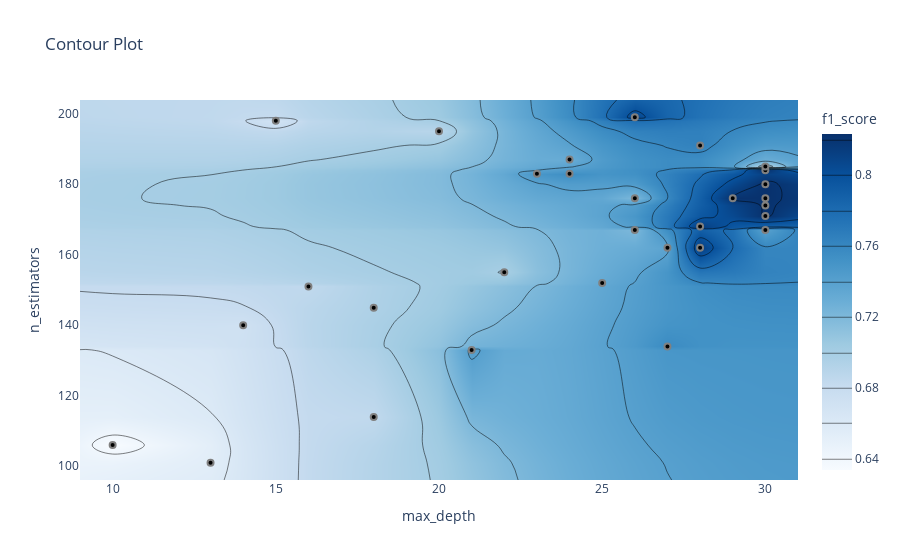

The cell this chart's notebook holds for it:
### Code cell
#строим график контура отношений гиперпараметров
optuna.visualization.plot_contour(study, params=["max_depth", "n_estimators"],
                                  target_name="f1_score")

### Figure 1 — Plotly figure (JSON) as saved in the notebook; plotly's stock layout.template omitted (floating-point values rounded to 4 significant figures; data arrays with more than 128 entries replaced by an {"elided": "..."} marker saying what was removed)
{"data": [{"colorbar": {"title": {"text": "f1_score"}}, "colorscale": [[0, "rgb(247,251,255)"], [0.125, "rgb(222,235,247)"], [0.25, "rgb(198,219,239)"], [0.375, "rgb(158,202,225)"], [0.5, "rgb(107,174,214)"], [0.625, "rgb(66,146,198)"], [0.75, "rgb(33,113,181)"], [0.875, "rgb(8,81,156)"], [1, "rgb(8,48,107)"]], "connectgaps": true, "contours": {"coloring": "heatmap"}, "hoverinfo": "none", "line": {"smoothing": 1.3}, "reversescale": false, "type": "contour", "x": [9, 10, 13, 14, 15, 16, 18, 20, 21, 22, 23, 24, 25, 26, 27, 28, 29, 30, 31], "y": [96.1, 101, 106, 114, 133, 134, 140, 145, 151, 152, 155, 162, 167, 168, 171, 174, 176, 180, 183, 184, 185, 187, 191, 195, 198, 199, 203.9], "z": {"elided": "27x19 float values"}}, {"marker": {"color": "black", "line": {"color": "Grey", "width": 2}}, "mode": "markers", "showlegend": false, "type": "scatter", "x": [16, 14, 24, 22, 10, 13, 15, 18, 25, 20, 30, 30, 30, 30, 27, 27, 28, 24, 30, 21, 26, 29, 30, 28, 28, 23, 26, 30, 26, 18], "y": [151, 140, 183, 155, 106, 101, 198, 114, 152, 195, 184, 176, 174, 171, 162, 134, 168, 187, 185, 133, 167, 176, 180, 191, 162, 183, 176, 167, 199, 145]}], "layout": {"title": {"text": "Contour Plot"}, "xaxis": {"range": [9, 31], "title": {"text": "max_depth"}}, "yaxis": {"range": [96.1, 203.9], "title": {"text": "n_estimators"}}}}
